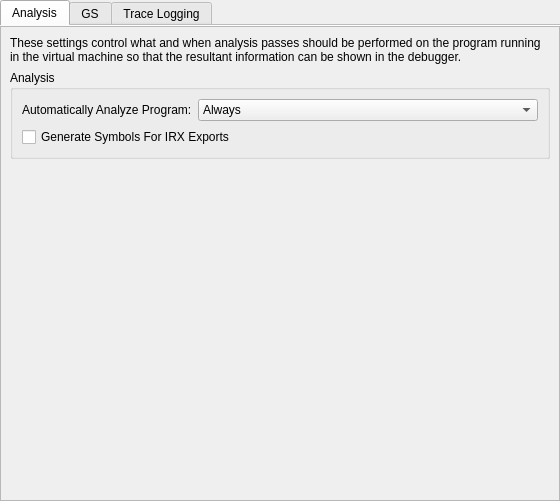
<?xml version="1.0" encoding="UTF-8"?>
<ui version="4.0">
 <class>DebugSettingsWidget</class>
 <widget class="QWidget" name="DebugSettingsWidget">
  <property name="geometry">
   <rect>
    <x>0</x>
    <y>0</y>
    <width>527</width>
    <height>501</height>
   </rect>
  </property>
  <layout class="QVBoxLayout" name="verticalLayout">
   <property name="leftMargin">
    <number>0</number>
   </property>
   <property name="topMargin">
    <number>0</number>
   </property>
   <property name="rightMargin">
    <number>0</number>
   </property>
   <property name="bottomMargin">
    <number>0</number>
   </property>
   <item>
    <widget class="QTabWidget" name="debugTabs">
     <property name="currentIndex">
      <number>0</number>
     </property>
     <property name="documentMode">
      <bool>true</bool>
     </property>
     <widget class="QWidget" name="analysisTabWidget">
      <attribute name="title">
       <string>Analysis</string>
      </attribute>
      <layout class="QVBoxLayout" name="verticalLayout_6">
       <property name="leftMargin">
        <number>0</number>
       </property>
       <property name="topMargin">
        <number>0</number>
       </property>
       <property name="rightMargin">
        <number>0</number>
       </property>
       <property name="bottomMargin">
        <number>0</number>
       </property>
       <item>
        <widget class="QScrollArea" name="analysisScrollArea">
         <property name="widgetResizable">
          <bool>true</bool>
         </property>
         <widget class="QWidget" name="analysisScrollAreaContents">
          <property name="geometry">
           <rect>
            <x>0</x>
            <y>0</y>
            <width>523</width>
            <height>464</height>
           </rect>
          </property>
          <layout class="QVBoxLayout" name="verticalLayout_4">
           <item>
            <widget class="QLabel" name="analysisLabel">
             <property name="sizePolicy">
              <sizepolicy hsizetype="Preferred" vsizetype="Fixed">
               <horstretch>0</horstretch>
               <verstretch>0</verstretch>
              </sizepolicy>
             </property>
             <property name="text">
              <string>These settings control what and when analysis passes should be performed on the program running in the virtual machine so that the resultant information can be shown in the debugger.</string>
             </property>
             <property name="wordWrap">
              <bool>true</bool>
             </property>
            </widget>
           </item>
           <item>
            <widget class="QGroupBox" name="analysisGroupBox">
             <property name="sizePolicy">
              <sizepolicy hsizetype="Preferred" vsizetype="Fixed">
               <horstretch>0</horstretch>
               <verstretch>0</verstretch>
              </sizepolicy>
             </property>
             <property name="title">
              <string>Analysis</string>
             </property>
             <layout class="QVBoxLayout" name="verticalLayout_5">
              <item>
               <layout class="QFormLayout" name="analysisForm">
                <item row="0" column="0">
                 <widget class="QLabel" name="analysisConditionLabel">
                  <property name="text">
                   <string>Automatically Analyze Program:</string>
                  </property>
                 </widget>
                </item>
                <item row="0" column="1">
                 <widget class="QComboBox" name="analysisCondition">
                  <item>
                   <property name="text">
                    <string>Always</string>
                   </property>
                  </item>
                  <item>
                   <property name="text">
                    <string>If Debugger Is Open</string>
                   </property>
                  </item>
                  <item>
                   <property name="text">
                    <string>Never</string>
                   </property>
                  </item>
                 </widget>
                </item>
               </layout>
              </item>
              <item>
               <widget class="QCheckBox" name="generateSymbolsForIRXExportTables">
                <property name="text">
                 <string>Generate Symbols For IRX Exports</string>
                </property>
               </widget>
              </item>
             </layout>
            </widget>
           </item>
           <item>
            <widget class="QWidget" name="analysisSettings" native="true">
             <property name="sizePolicy">
              <sizepolicy hsizetype="Preferred" vsizetype="Expanding">
               <horstretch>0</horstretch>
               <verstretch>0</verstretch>
              </sizepolicy>
             </property>
            </widget>
           </item>
          </layout>
         </widget>
        </widget>
       </item>
      </layout>
     </widget>
     <widget class="QWidget" name="gsTabWidget">
      <attribute name="title">
       <string>GS</string>
      </attribute>
      <layout class="QVBoxLayout" name="verticalLayout_2">
       <item>
        <widget class="QGroupBox" name="drawDumpingGroupBox">
         <property name="title">
          <string>Draw Dumping</string>
         </property>
         <layout class="QFormLayout" name="formLayout">
          <item row="0" column="0" colspan="2">
           <layout class="QGridLayout" name="gridLayout">
            <item row="0" column="0">
             <widget class="QCheckBox" name="dumpGSDraws">
              <property name="text">
               <string>Dump GS Draws</string>
              </property>
             </widget>
            </item>
            <item row="0" column="1">
             <widget class="QCheckBox" name="saveRT">
              <property name="text">
               <string>Save RT</string>
              </property>
             </widget>
            </item>
            <item row="1" column="0">
             <widget class="QCheckBox" name="saveFrame">
              <property name="text">
               <string>Save Frame</string>
              </property>
             </widget>
            </item>
            <item row="1" column="1">
             <widget class="QCheckBox" name="saveTexture">
              <property name="text">
               <string>Save Texture</string>
              </property>
             </widget>
            </item>
            <item row="2" column="0">
             <widget class="QCheckBox" name="saveDepth">
              <property name="text">
               <string>Save Depth</string>
              </property>
             </widget>
            </item>
           </layout>
          </item>
          <item row="1" column="0">
           <widget class="QLabel" name="label">
            <property name="text">
             <string>Start Draw Number:</string>
            </property>
           </widget>
          </item>
          <item row="1" column="1">
           <widget class="QSpinBox" name="startDraw">
            <property name="maximum">
             <number>99999999</number>
            </property>
           </widget>
          </item>
          <item row="2" column="0">
           <widget class="QLabel" name="label_2">
            <property name="text">
             <string>Draw Dump Count:</string>
            </property>
           </widget>
          </item>
          <item row="2" column="1">
           <widget class="QSpinBox" name="dumpCount">
            <property name="minimum">
             <number>1</number>
            </property>
            <property name="maximum">
             <number>99999999</number>
            </property>
           </widget>
          </item>
          <item row="3" column="0">
           <widget class="QLabel" name="label_3">
            <property name="text">
             <string>Hardware Dump Directory:</string>
            </property>
           </widget>
          </item>
          <item row="4" column="0">
           <widget class="QLabel" name="label_4">
            <property name="text">
             <string>Software Dump Directory:</string>
            </property>
           </widget>
          </item>
          <item row="4" column="1">
           <layout class="QHBoxLayout" name="horizontalLayout_2" stretch="1,0,0">
            <item>
             <widget class="QLineEdit" name="swDumpDirectory"/>
            </item>
            <item>
             <widget class="QPushButton" name="swDumpBrowse">
              <property name="text">
               <string>Browse...</string>
              </property>
             </widget>
            </item>
            <item>
             <widget class="QPushButton" name="swDumpOpen">
              <property name="text">
               <string>Open...</string>
              </property>
             </widget>
            </item>
           </layout>
          </item>
          <item row="3" column="1">
           <layout class="QHBoxLayout" name="horizontalLayout" stretch="1,0,0">
            <item>
             <widget class="QLineEdit" name="hwDumpDirectory"/>
            </item>
            <item>
             <widget class="QPushButton" name="hwDumpBrowse">
              <property name="text">
               <string>Browse...</string>
              </property>
             </widget>
            </item>
            <item>
             <widget class="QPushButton" name="hwDumpOpen">
              <property name="text">
               <string>Open...</string>
              </property>
             </widget>
            </item>
           </layout>
          </item>
         </layout>
        </widget>
       </item>
      </layout>
     </widget>
     <widget class="QWidget" name="traceLogTabWidget">
      <attribute name="title">
       <string>Trace Logging</string>
      </attribute>
      <layout class="QVBoxLayout" name="verticalLayout_8">
       <item>
        <widget class="QCheckBox" name="chkEnable">
         <property name="text">
          <string>Enable</string>
         </property>
        </widget>
       </item>
       <item>
        <layout class="QHBoxLayout" name="traceLogHorizontalLayout">
         <item>
          <widget class="QGroupBox" name="grpEELogging">
           <property name="title">
            <string>EE</string>
           </property>
           <layout class="QVBoxLayout" name="verticalLayout_3">
            <item>
             <layout class="QGridLayout" name="grpEELoggingGrid">
              <item row="4" column="1">
               <widget class="QCheckBox" name="chkEEDMACTRL">
                <property name="text">
                 <string>DMA Control</string>
                </property>
               </widget>
              </item>
              <item row="6" column="1">
               <widget class="QCheckBox" name="chkEEMFIFO">
                <property name="text">
                 <string>SPR / MFIFO</string>
                </property>
               </widget>
              </item>
              <item row="9" column="0">
               <widget class="QCheckBox" name="chkEEVIF">
                <property name="text">
                 <string>VIF</string>
                </property>
               </widget>
              </item>
              <item row="0" column="1">
               <widget class="QCheckBox" name="chkEECOP1">
                <property name="text">
                 <string>COP1 (FPU)</string>
                </property>
               </widget>
              </item>
              <item row="6" column="0">
               <widget class="QCheckBox" name="chkEEMSKPATH3">
                <property name="text">
                 <string>MSKPATH3</string>
                </property>
               </widget>
              </item>
              <item row="2" column="0">
               <widget class="QCheckBox" name="chkEECache">
                <property name="text">
                 <string>Cache</string>
                </property>
               </widget>
              </item>
              <item row="9" column="1">
               <widget class="QCheckBox" name="chkEEGIF">
                <property name="text">
                 <string>GIF</string>
                </property>
               </widget>
              </item>
              <item row="1" column="1">
               <widget class="QCheckBox" name="chkEER5900">
                <property name="text">
                 <string>R5900</string>
                </property>
               </widget>
              </item>
              <item row="0" column="0">
               <widget class="QCheckBox" name="chkEECOP0">
                <property name="text">
                 <string>COP0</string>
                </property>
               </widget>
              </item>
              <item row="3" column="0">
               <widget class="QCheckBox" name="chkEEMMIO">
                <property name="text">
                 <string>HW Regs (MMIO)</string>
                </property>
               </widget>
              </item>
              <item row="7" column="1">
               <widget class="QCheckBox" name="chkEECounters">
                <property name="text">
                 <string>Counters</string>
                </property>
               </widget>
              </item>
              <item row="10" column="1">
               <widget class="QCheckBox" name="chkEESIF">
                <property name="text">
                 <string>SIF</string>
                </property>
               </widget>
              </item>
              <item row="1" column="0">
               <widget class="QCheckBox" name="chkEECOP2">
                <property name="text">
                 <string>COP2 (VU0 Macro)</string>
                </property>
               </widget>
              </item>
              <item row="8" column="0">
               <widget class="QCheckBox" name="chkEEVIFCodes">
                <property name="text">
                 <string>VIFCodes</string>
                </property>
               </widget>
              </item>
              <item row="2" column="1">
               <widget class="QCheckBox" name="chkEEMemory">
                <property name="text">
                 <string>Memory</string>
                </property>
               </widget>
              </item>
              <item row="3" column="1">
               <widget class="QCheckBox" name="chkEEUNKNWNMMIO">
                <property name="text">
                 <string>Unknown MMIO</string>
                </property>
               </widget>
              </item>
              <item row="7" column="0">
               <widget class="QCheckBox" name="chkEEIPU">
                <property name="text">
                 <string>IPU</string>
                </property>
               </widget>
              </item>
              <item row="10" column="0">
               <widget class="QCheckBox" name="chkEEBIOS">
                <property name="text">
                 <string>BIOS</string>
                </property>
               </widget>
              </item>
              <item row="4" column="0">
               <widget class="QCheckBox" name="chkEEDMARegs">
                <property name="text">
                 <string>DMA Registers</string>
                </property>
               </widget>
              </item>
              <item row="8" column="1">
               <widget class="QCheckBox" name="chkEEGIFTags">
                <property name="text">
                 <string>GIFTags</string>
                </property>
               </widget>
              </item>
             </layout>
            </item>
            <item>
             <spacer name="eeLoggingSpacer">
              <property name="orientation">
               <enum>Qt::Vertical</enum>
              </property>
              <property name="sizeHint" stdset="0">
               <size>
                <width>20</width>
                <height>0</height>
               </size>
              </property>
             </spacer>
            </item>
           </layout>
          </widget>
         </item>
         <item>
          <widget class="QGroupBox" name="grpIOPLogging">
           <property name="title">
            <string>IOP</string>
           </property>
           <layout class="QVBoxLayout" name="verticalLayout_7">
            <item>
             <layout class="QGridLayout" name="grpIOPLoggingGrid">
              <item row="4" column="0">
               <widget class="QCheckBox" name="chkIOPCounters">
                <property name="text">
                 <string>Counters</string>
                </property>
               </widget>
              </item>
              <item row="3" column="1">
               <widget class="QCheckBox" name="chkIOPUNKNWNMMIO">
                <property name="text">
                 <string>Unknown MMIO</string>
                </property>
               </widget>
              </item>
              <item row="3" column="0">
               <widget class="QCheckBox" name="chkIOPMMIO">
                <property name="text">
                 <string>HW Regs (MMIO)</string>
                </property>
               </widget>
              </item>
              <item row="4" column="1">
               <widget class="QCheckBox" name="chkIOPCDVD">
                <property name="text">
                 <string>CDVD</string>
                </property>
               </widget>
              </item>
              <item row="0" column="1">
               <widget class="QCheckBox" name="chkIOPR3000A">
                <property name="text">
                 <string>R3000A</string>
                </property>
               </widget>
              </item>
              <item row="1" column="0">
               <widget class="QCheckBox" name="chkIOPMemcards">
                <property name="text">
                 <string>Memcards</string>
                </property>
               </widget>
              </item>
              <item row="2" column="0">
               <widget class="QCheckBox" name="chkIOPDMARegs">
                <property name="text">
                 <string>DMA Registers</string>
                </property>
               </widget>
              </item>
              <item row="1" column="1">
               <widget class="QCheckBox" name="chkIOPPad">
                <property name="text">
                 <string>Pad</string>
                </property>
               </widget>
              </item>
              <item row="5" column="1">
               <widget class="QCheckBox" name="chkIOPBIOS">
                <property name="text">
                 <string>BIOS</string>
                </property>
               </widget>
              </item>
              <item row="5" column="0">
               <widget class="QCheckBox" name="chkIOPMDEC">
                <property name="text">
                 <string>MDEC</string>
                </property>
               </widget>
              </item>
              <item row="2" column="1">
               <widget class="QCheckBox" name="chkIOPDMACTRL">
                <property name="text">
                 <string>DMA Control</string>
                </property>
               </widget>
              </item>
              <item row="0" column="0">
               <widget class="QCheckBox" name="chkIOPCOP2">
                <property name="text">
                 <string>COP2 (GPU)</string>
                </property>
               </widget>
              </item>
             </layout>
            </item>
            <item>
             <spacer name="iopLoggingSpacer">
              <property name="orientation">
               <enum>Qt::Vertical</enum>
              </property>
              <property name="sizeHint" stdset="0">
               <size>
                <width>20</width>
                <height>40</height>
               </size>
              </property>
             </spacer>
            </item>
           </layout>
          </widget>
         </item>
        </layout>
       </item>
      </layout>
     </widget>
    </widget>
   </item>
  </layout>
 </widget>
 <resources/>
 <connections/>
</ui>
